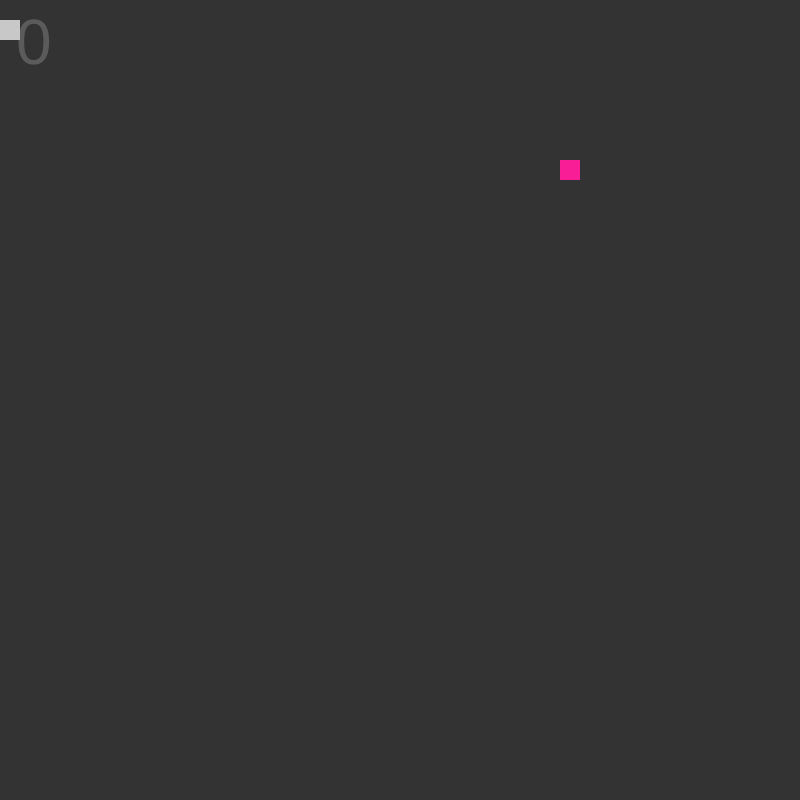
Frame 1 (no input)
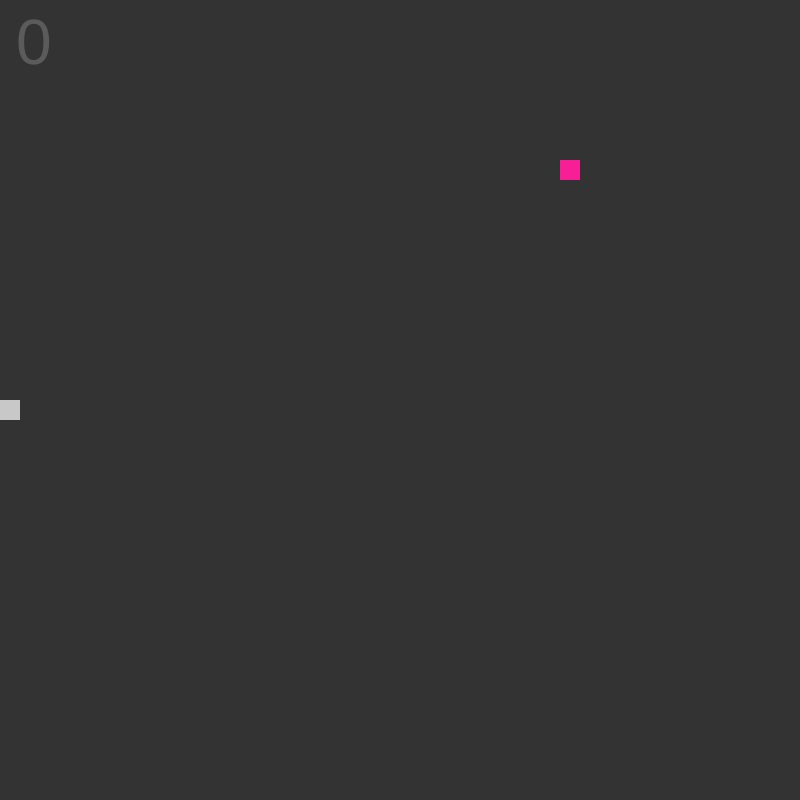
Frame 60 (no input)
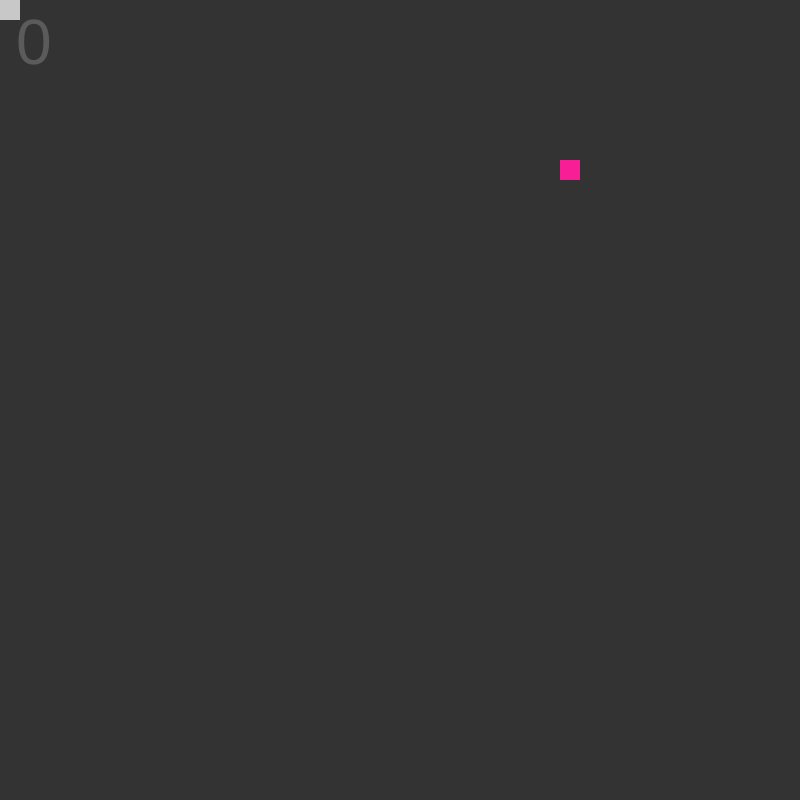
Frame 120 (the mouse pressed at the canvas centre since frame 60)

The p5.js sketch that drew these frames (run headless with seeded random() and noise() and a simulated clock; from frame 60 on, the mouse is pressed at the canvas centre):

// p5.js sketch
// ── sketch.js
let tick = 0;
let snake;
let food;
let hideGrid = false;
let hideScore = false;
let gamePaused = false;
let scl = 20;
let dir;
let lastX;
let lastY;
let wallCollision = false;
let backgroundColor = 51;
let snakeColor = [255, 255, 255];
let lastTick = 0;
let gameSpeed = 25;

function setup() {
    tick = 0;
    dir = createVector(0, 1);
    frameRate(gameSpeed);
    createCanvas(800, 800);
    snake = new Snake(0, 0);
    ui = new UI();
    noStroke();
    newFood();
}


function draw() {
    background(51);
    ui.showUI(hideGrid, hideScore);
    if (gamePaused) {
        ui.pauseMenu();
        if (ui.isSettingsVisible) {
            background(51);
            ui.settingsMenu();
        }
    } else {
        tick++;
        snake.update();
        snake.show();
        snake.die();
        food.update(createVector(snake.x, snake.y));
        food.show();

    }
}

function keyPressed() {
    if (!gamePaused) {
        if (tick > lastTick) {
            lastTick = tick;
            switch (keyCode) {
                case LEFT_ARROW:
                case 65:
                    dir = createVector(-1, 0);
                    break;

                case UP_ARROW:
                case 87:
                    dir = createVector(0, -1);
                    break;

                case RIGHT_ARROW:
                case 68:
                    dir = createVector(1, 0);
                    break;

                case DOWN_ARROW:
                case 83:
                    dir = createVector(0, 1);
                    break;

                case 81:
                    // dir = createVector(0, 0);
                    snake.length++;
                    break;

                case 16:
                    // dir = createVector(0, 0);
                    frameRate(gameSpeed + 20);
                    break;

                case 71:
                    // dir = createVector(0, 0);
                    if (hideGrid) {
                        hideGrid = false;
                    } else {
                        hideGrid = true;
                    }
                    break;

                default:
                    dir = createVector(0, 0);
                    break;
            }
            snake.changeDir(dir);
        }
    } else if (gamePaused) {
        if (ui.isSettingsVisible) {
            switch (keyCode) {
                case 27:
                    ui.isSettingsVisible = false;
                    break;

            }
        }
    }
    switch (keyCode) {
        case 27:
            if (!gamePaused) {
                gamePaused = true;
            } else if (gamePaused) {
                gamePaused = false;
                ui.isSettingsVisible = false;
            }
            break;

        case 71:
            hideGrid = false;
            break;
    }
}

function keyReleased() {
    switch (keyCode) {
        case 16:
            frameRate(gameSpeed);
            break;
    }
}
// ── Food.js
function Food(x, y) {
    this.pos = createVector(x, y);
    this.pos.mult(snake.speed);

    this.update = function(snakePos) {
        let d = dist(this.pos.x, this.pos.y, snakePos.x, snakePos.y);
        if (d < scl) {
            newFood();
            snake.length++;
        }
    }

    this.show = function() {
        push();
        fill(248, 30, 149);
        rect(this.pos.x, this.pos.y, scl, scl);
        pop();
    }
}

function newFood() {
    let cols = floor(width / scl);
    let rows = floor(height / scl);
    food = new Food(floor(random(cols)), floor(random(rows)));
}
// ── Snake.js
function Snake(x, y) {
    this.x = x;
    this.y = y;
    this.speed = scl;
    this.dr = createVector(0, 1);
    this.length = 0;
    this.tail = [];

    this.update = function() {
        for (let i = 0; i < this.tail.length - 1; i++) {
            this.tail[i] = this.tail[i + 1];
        }
        if (this.length >= 1) {
            this.tail[this.length - 1] = createVector(this.x, this.y);
        }
        this.x += this.dr.x * this.speed;
        this.y += this.dr.y * this.speed;
        if (!wallCollision) {
            if (this.x < 0) {
                this.x = width - scl;
            }
            if (this.x > width - scl) {
                this.x = 0;
            }
            if (this.y < 0) {
                this.y = height - scl;
            }
            if (this.y > height - scl) {
                // console.log(tick);
                this.y = 0;
            }
        } else {
            this.x = constrain(this.x += this.dr.x, 0, width - scl);
            this.y = constrain(this.y += this.dr.y, 0, height - scl);
        }

    }

    this.show = function() {
        push();
        fill(200);
        for (i = 0; i < this.tail.length; i++) {
            rect(this.tail[i].x, this.tail[i].y, scl, scl);
        }
        rect(this.x, this.y, scl, scl);
        pop();
    }

    this.die = function() {
        for (i = 0; i < this.tail.length; i++) {
            let pos = this.tail[i];
            let d = dist(this.x, this.y, pos.x, pos.y)
            if (d < 1) {
                tick = 0;
                gamePaused = true;
                console.log("dead");
            }
        }
    }

    this.changeDir = function(dir, snakePos) {
        console.log("snake.changeDir hit")
        if (dir.x != this.dr.x && dir.y != this.dr.y) {
            this.dr.mult(0);
            this.dr.add(dir);
            lastTick = tick;
        }
    }
}
// ── UI.js
function UI() {
    this.isSettingsVisible = false;
    this.showUI = function(hideGrid, hideScore) {
        this.showGrid(hideGrid);
        this.showScore(hideScore);
    }

    this.showGrid = function(isHidden) {
        if (!isHidden) {
            for (i = 0; i < width; i += scl) {
                line(i, 0, i, height);
                for (j = 0; j < height; j += scl) {
                    line(0, j, width, j);
                }
            }
        }
    }

    this.showScore = function(isHidden) {
        if (!isHidden) {
            push();
            fill(255, 50);
            textSize(64);
            text(snake.length, 16, 64);
            pop();
        }
    }

    this.pauseMenu = function() {
        push();
        fill(255, 200);
        textAlign(CENTER, CENTER);
        textSize(128);
        text("MENU", width / 2, height / 7);
        textSize(84);
        text("Settings", width / 2, height / 3);
        text("New Game", width / 2, height / 2);
        textSize(28);
        text("Created By: Joey McGroarty", width / 2, height / 1.025);
        pop();

        if (mouseX < 560 && mouseX > 245 && mouseY > 225 && mouseY < 300) {
            push();
            fill(255, 200);
            textSize(84);
            textAlign(CENTER, CENTER);
            text("Settings", width / 2, height / 3);
            pop();
        }

        if (mouseX > 195 && mouseX < 605 && mouseY > 360 && mouseY < 420) {
            push();
            fill(255, 200);
            textSize(84);
            textAlign(CENTER, CENTER);
            text("New Game", width / 2, height / 2);
            pop();
        }

    }

    this.settingsMenu = function() {
        push();
        textSize(128);
        textAlign(CENTER, CENTER);
        fill(255, 200);
        text("SETTINGS", width / 2, height / 7);
        textSize(48);
        textAlign(LEFT, CENTER);
        rectMode(CENTER);
        text("Wall Collision", floor(width / 7), height / 2);
        strokeWeight(4);
        stroke(255, 50);
        if (!wallCollision) {
            fill(255, 0);
        } else {
            fill(255, 200);
        }
        rect(width / 14, height / 2, 48, 48);
        pop();

        if (mouseX > 33 && mouseX < 400 && mouseY > 376 && mouseY < 424) {
            push();
            fill(255, 200);
            textSize(48);
            textAlign(LEFT, CENTER);
            text("Wall Collision", width / 7, height / 2);
            pop();
        }

    }
}


function mousePressed() {
    // console.log(mouseX, mouseY);
    if (gamePaused) {

        if (mouseX < 560 && mouseX > 245 && mouseY > 225 && mouseY < 300) {
            if (!ui.isSettingsVisible) {
                ui.isSettingsVisible = true;
                ui.settingsMenu();
            } else {
                ui.isSettingsVisible = false;
            }
        }
        if (ui.isSettingsVisible) {
            if (mouseX > 33 && mouseX < 400 && mouseY > 376 && mouseY < 424) {
                if (!wallCollision) {
                    wallCollision = true;
                } else {
                    wallCollision = false;
                }
            }
        }

        if (mouseX > 195 && mouseX < 605 && mouseY > 360 && mouseY < 420 && !ui.isSettingsVisible) {
            gamePaused = false;
            tick = 0;
            lastTick = 0;
            setup();
        }


    }
}
